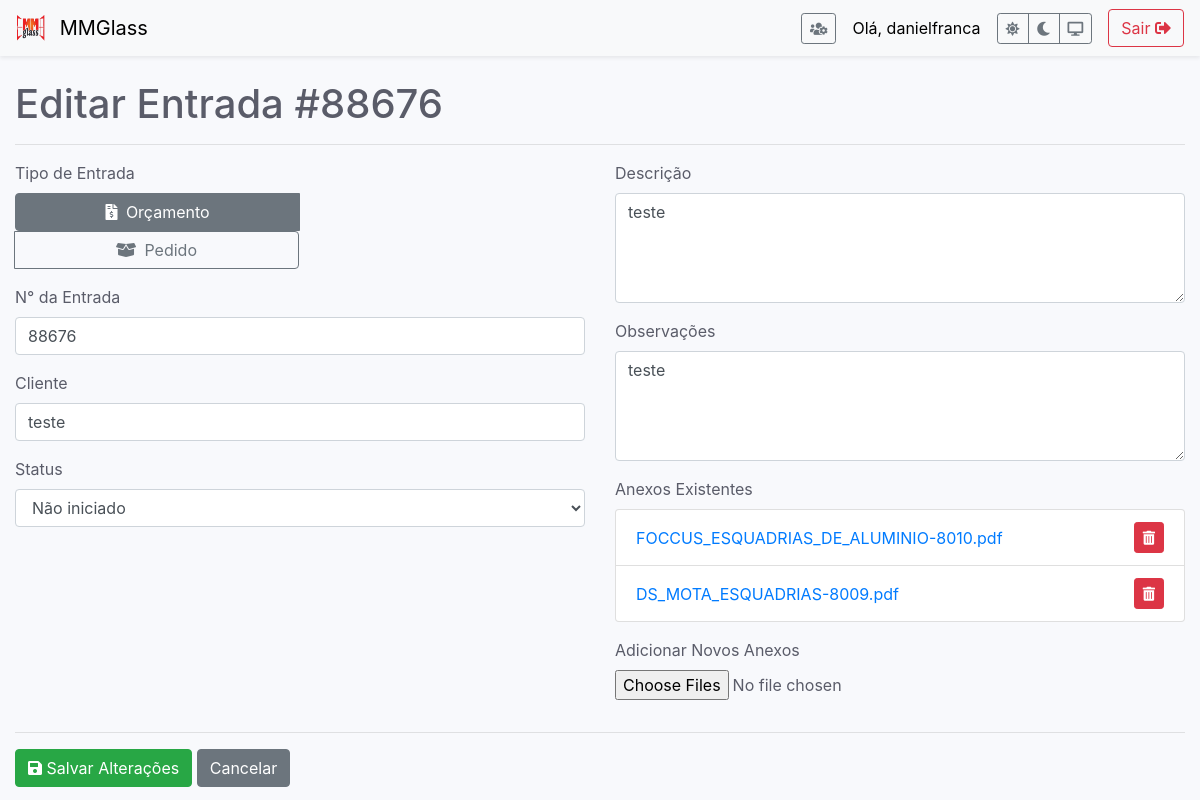
Screenshot of /editar/5 (signed in) with the database file from the repository.
### app.py (models this page shows)
class User(db.Model, UserMixin):
    id = db.Column(db.Integer, primary_key=True)
    username = db.Column(db.String(150), unique=True, nullable=False)
    password_hash = db.Column(db.String(150), nullable=False)
    is_admin = db.Column(db.Boolean, default=False, nullable=False)

class Entrada(db.Model):
    id = db.Column(db.Integer, primary_key=True)
    tipo = db.Column(db.String(50), nullable=False)
    numero_pedido = db.Column(db.Integer, unique=True, nullable=False)
    data_registro = db.Column(db.DateTime, nullable=False, default=datetime.utcnow)
    cliente = db.Column(db.String(100), nullable=False)
    status = db.Column(db.String(50), nullable=False, default='Não iniciado')
    descricao = db.Column(db.Text, nullable=False)
    observacoes = db.Column(db.Text, nullable=True)
    arquivado = db.Column(db.Boolean, default=False, nullable=False)
    anexos = db.relationship('Anexo', backref='entrada', lazy=True, cascade="all, delete-orphan")

class Anexo(db.Model):
    id = db.Column(db.Integer, primary_key=True)
    filename = db.Column(db.String(200), nullable=False)
    entrada_id = db.Column(db.Integer, db.ForeignKey('entrada.id'), nullable=False)

### app.py (the view, shortened to what this page needs)
@app.route('/editar/<int:id>', methods=['GET', 'POST'])
@login_required
def editar_entrada(id):
    entrada = Entrada.query.get_or_404(id)
    return render_template('editar_entrada.html', entrada=entrada)

### app.py (called while the page is built)
@login_manager.user_loader
def load_user(user_id):
    return User.query.get(int(user_id))

### templates/editar_entrada.html (shortened to what this page needs)
{% extends 'base.html' %}
{% block content %}
    <h1>Editar Entrada #{{ entrada.numero_pedido }}</h1>
    <hr>
    <form method="post" enctype="multipart/form-data">
        <div class="row">
            <div class="col-md-6">
                <div class="form-group">
                    <label>Tipo de Entrada</label>
                    <div class="btn-group btn-group-toggle d-block" data-toggle="buttons">
                        <label class="btn btn-outline-secondary w-50 {% if entrada.tipo == 'Orçamento' %}active{% endif %}">
                            <input type="radio" name="tipo" value="Orçamento" required {% if entrada.tipo == 'Orçamento' %}checked{% endif %}> <i class="fas fa-file-invoice-dollar mr-1"></i> Orçamento
                        </label>
                        <label class="btn btn-outline-secondary w-50 {% if entrada.tipo == 'Pedido' %}active{% endif %}">
                            <input type="radio" name="tipo" value="Pedido" {% if entrada.tipo == 'Pedido' %}checked{% endif %}> <i class="fas fa-box-open mr-1"></i> Pedido
                        </label>
                    </div>
                </div>
                <div class="form-group">
                    <label for="numero_pedido">N° da Entrada</label>
                    <input type="text" name="numero_pedido" id="numero_pedido" class="form-control" value="{{ entrada.numero_pedido }}" required>
                </div>
                <div class="form-group">
                    <label for="cliente">Cliente</label>
                    <input type="text" name="cliente" id="cliente" class="form-control" value="{{ entrada.cliente }}" required>
                </div>
                <div class="form-group">
                    <label for="status">Status</label>
                    <select name="status" id="status" class="form-control">
                        <option value="Não iniciado" {% if entrada.status == 'Não iniciado' %}selected{% endif %}>Não iniciado</option>
                    </select>
                </div>
            </div>
            <div class="col-md-6">
                <div class="form-group">
                    <label for="descricao">Descrição</label>
                    <textarea name="descricao" id="descricao" class="form-control" required rows="4">{{ entrada.descricao }}</textarea>
                </div>
                <div class="form-group">
                    <label for="observacoes">Observações</label>
                    <textarea name="observacoes" id="observacoes" class="form-control" rows="4">{{ entrada.observacoes or '' }}</textarea>
                </div>
                <div class="form-group">
                    <label>Anexos Existentes</label>
                    {% if entrada.anexos %}
                        <ul class="list-group mb-3">
                        {% for anexo in entrada.anexos %}
                            <li class="list-group-item d-flex justify-content-between align-items-center">
                                <a href="{{ url_for('uploaded_file', filename=anexo.filename) }}" target="_blank">{{ anexo.filename }}</a>
                                <form action="{{ url_for('excluir_anexo', anexo_id=anexo.id) }}" method="POST" onsubmit="return confirm('Tem a certeza que deseja excluir este anexo?');">
                                    <button type="submit" class="btn btn-danger btn-sm"><i class="fas fa-trash-alt"></i></button>
                                </form>
                            </li>
                        {% endfor %}
                        </ul>
                    {% else %}
                        <p class="text-muted small">Nenhum anexo encontrado.</p>
                    {% endif %}
                </div>
                <div class="form-group">
                    <label for="anexos">Adicionar Novos Anexos</label>
                    <input type="file" name="anexos" id="anexos" class="form-control-file" multiple>
                </div>
            </div>
        </div>
        <hr>
        <button type="submit" class="btn btn-success"><i class="fas fa-save"></i> Salvar Alterações</button>
        <a href="{{ url_for('index') }}" class="btn btn-secondary">Cancelar</a>
    </form>
{% endblock %}

### templates/base.html (shortened to what this page needs)
<!doctype html>
<html lang="pt" data-theme="light">
<head>
    <link rel="stylesheet" href="https://stackpath.bootstrapcdn.com/bootstrap/4.5.2/css/bootstrap.min.css">
    <link rel="stylesheet" href="https://cdnjs.cloudflare.com/ajax/libs/font-awesome/5.15.4/css/all.min.css">
</head>
<body>
    <nav class="navbar navbar-light mb-4 shadow-sm">
        <a class="navbar-brand" href="{{ url_for('index') }}">
            <img src="{{ url_for('static', filename='images/logo.png') }}" width="30" height="30" class="d-inline-block align-top mr-2" alt="Logo MMGlass">
            MMGlass
        </a>
        <div class="d-flex align-items-center">
            {% if current_user.is_authenticated %}
                {% if current_user.is_admin %}
                <a href="{{ url_for('gerir_usuarios') }}" class="btn btn-outline-secondary btn-sm mr-3" title="Gerir Utilizadores">
                    <i class="fas fa-users-cog"></i>
                </a>
                {% endif %}
                <span class="navbar-text mr-3">Olá, {{ current_user.username }}</span>
                <div class="btn-group btn-group-sm mr-3" role="group">
                    <button type="button" class="btn btn-outline-secondary" id="theme-light" title="Tema Claro"><i class="fas fa-sun"></i></button>
                    <button type="button" class="btn btn-outline-secondary" id="theme-dark" title="Tema Escuro"><i class="fas fa-moon"></i></button>
                    <button type="button" class="btn btn-outline-secondary" id="theme-auto" title="Tema do Sistema"><i class="fas fa-desktop"></i></button>
                </div>
                <a href="{{ url_for('logout') }}" class="btn btn-outline-danger">Sair <i class="fas fa-sign-out-alt"></i></a>
            {% endif %}
        </div>
    </nav>
    <div class="container-fluid">
        {% block content %}{% endblock %}
    </div>
</body>
</html>

### templates/base.html (style rules this page uses)
:root { --bg-color: #f8f9fc;--text-color: #5a5c69;--card-bg: #fff;--table-bg: #fff;--border-color: #e3e6f0;--navbar-bg: #f8f9fa; --navbar-text: #000;--dropdown-hover-bg: #f8f9fa; }
body { background-color: var(--bg-color); color: var(--text-color); transition: background-color 0.2s ease, color 0.2s ease; }
.navbar { background-color: var(--navbar-bg) !important; }
.navbar-light .navbar-brand, .navbar-light .navbar-text { color: var(--navbar-text) !important; }

### rows the page displays
User: username "danielfranca"
Entrada: numero_pedido "88676", cliente "teste", status "Não iniciado", descricao "teste", observacoes "teste"
Anexo: filename "FOCCUS_ESQUADRIAS_DE_ALUMINIO-8010.pdf"
Anexo: filename "DS_MOTA_ESQUADRIAS-8009.pdf"
